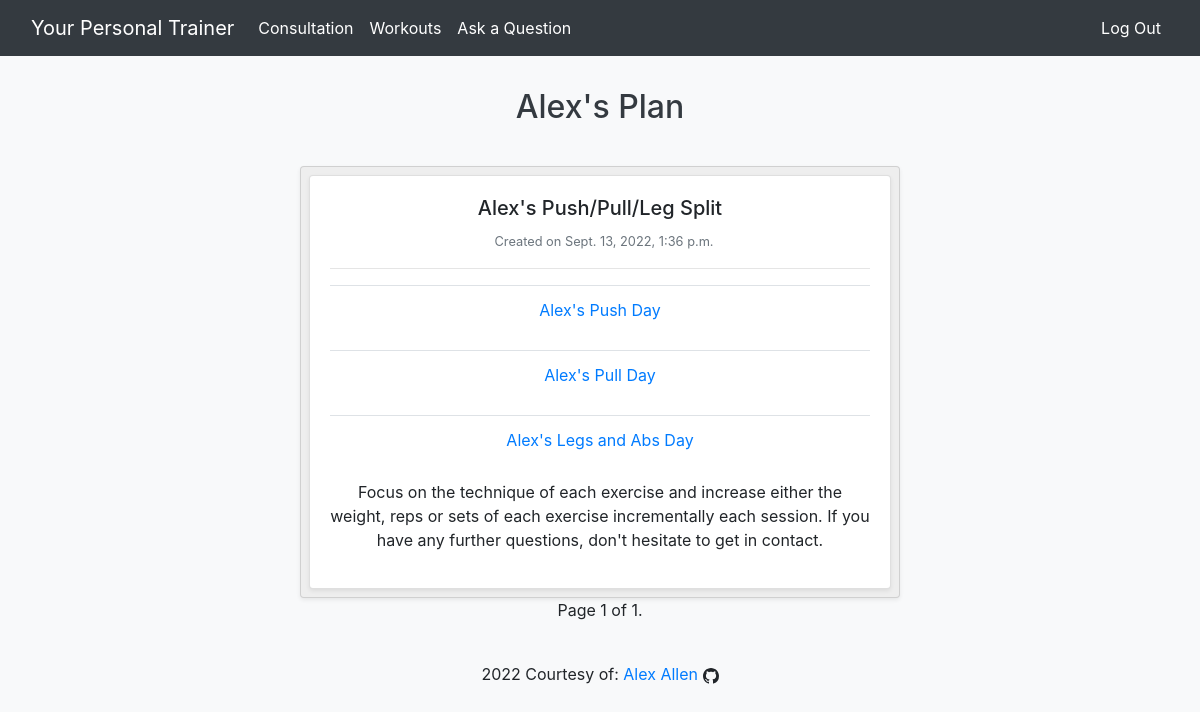
Screenshot of / (signed in) with the database file from the repository.
### fitness/models.py (models this page shows, shortened)
class Plan(models.Model):
    user = models.ForeignKey(User, on_delete=models.CASCADE)
    name = models.CharField(max_length=50, unique=True, null=True)
    timestamp = models.DateTimeField(auto_now_add=True)
    workout = models.ManyToManyField(Workout)
    training_notes = models.CharField(max_length=10000, null=True)
    class Meta:
        ordering = ["timestamp"]

class Workout(models.Model):
    user = models.ForeignKey(User, on_delete=models.CASCADE, null=True)
    name = models.CharField(max_length=50, unique=True, null=True)
    exercises = models.ManyToManyField(Exercise, through=WorkoutExercise)
    timestamp = models.DateTimeField(auto_now_add=True, null=True, blank=True)
    class Meta:
        ordering = ["timestamp"]
    def __str__(self):
        return self.name

### fitness/views.py (the view)
# urls.py: path("", views.index, name="index"),
@csrf_exempt
@login_required(login_url="login")
def index(request):
    if request.user.is_staff:
        plan = Consultation.objects.all().order_by("-timestamp")
    else:
        plan = Plan.objects.filter(user=request.user.id).order_by("-timestamp")
    paginator = Paginator(plan, 5)
    page_number = request.GET.get("page")
    page_obj = paginator.get_page(page_number)
    if request.GET.get("page") != None:
        try:
            plan = paginator.page(request.GET.get("page"))
        except:
            plan = paginator.page(1)
    else:
        plan = paginator.page(1)
    return render(request, "fitness/index.html", {"plan": plan, "page_obj": page_obj})

### fitness/templates/fitness/index.html (shortened to what this page needs)
{% extends "fitness/layout.html" %}
{% block body %}
{% if user.is_staff %}
<input id="userID" value="{{ user.id }}" type="hidden">
<div class="container">
    <div class="row justify-content-center">
        <div class="col-12 col-lg-8 my-2 p-4 bg-light text-center">
            <h2 class="text-center text-primary">{{ user.username }}'s Consultations</h2>
        </div>
    </div>
</div>
{% else %}
<div class="container">
    <div class="row justify-content-center">
        <div class="col-12 col-lg-8 my-2 p-4 bg-light text-center">
            <h2 class="text-center text-dark">{{ user.username }}'s Plan</h2>
        </div>
    </div>
</div>
{% endif %}
{% if user.is_staff %}
{% for plan in plan %}
<div class="card shadow-sm divcard text-center d-flex justify-content-center w-50 m-auto p-2"
    style="background-color: #eee;">
    <div class="post">
        <div class="card shadow-sm divcard">
            <div class="card-body">
                <h5>{{ plan.user }}'s Consultation Answers</h5>
                <small class="pl-2 text-muted">Submitted on {{ plan.timestamp }}</small>
                <hr>
                <p>Age: {{ plan.age }}</p>
                <p>Gender: {{ plan.gender }}</p>
                <p>Height in cms: {{ plan.height_in_cms }}</p>
                <p>Weight in kgs: {{ plan.weight_in_kgs }}</p>
                <p>Fitness Goal: {{ plan.fitness_goal }}</p>
                <p>Exercise Experience: {{ plan.previous_exercise_experience }}</p>
                <p>Current Activity Level: {{ plan.current_activity_level }}</p>
                <p>Health History: {{ plan.any_injuries_or_underlying_health_conditions}}</p>
            </div>
        </div>
    </div>
</div>
{% empty %}
<h2 class="text-center">No Current Consultations</h2>
{% endfor %}
{% else %}
{% for plan in plan %}
<div class="card shadow-sm divcard text-center d-flex justify-content-center w-50 m-auto p-2"
    style="background-color: #eee;">
    <div class="post">
        <div class="card shadow-sm divcard">
            <div class="card-body">
                <h5>{{ plan.name }}</h5>
                <small class="pl-2 text-muted">Created on {{ plan.timestamp }}</small>
                <hr>
                {% for workout in plan.workout.all %}
                <table class="table">
                    <tr>
                        <td><a href="{% url 'clientworkouts' %}">{{ workout }}</a></td>
                    </tr>
                </table>
                {% endfor %}
                <p>{{ plan.training_notes }}</p>
            </div>
        </div>
    </div>
    {% empty %}
    <h2 class="text-center">No Plan, complete a <a href="{% url 'consultation' %}">consultation form</a> to get your
        plan and start achieving your fitness goals!</h2>
    {% endfor %}
</div>
{% endif %}
<div class="pagination justify-content-center pb-4">
    <span class="step-links">
        <span class="current">
            Page {{ page_obj.number }} of {{ page_obj.paginator.num_pages }}.
        </span>
    </span>
</div>
{% endblock %}

### rows the page displays
Plan: name "Alex's Push/Pull/Leg Split", timestamp "Sept. 13, 2022, 1:36 p.m.", training_notes "Focus on the technique of each exercise and increase either the weight, reps or sets of each exercise incrementally each session. If you have any further questions, don't hesitate to get in contact."
Workout: name "Alex's Push Day"
Workout: name "Alex's Pull Day"
Workout: name "Alex's Legs and Abs Day"

### other values shown
{{ user.username }} "Alex"
{{ page_obj.number }} "1"
{{ page_obj.paginator.num_pages }} "1"
